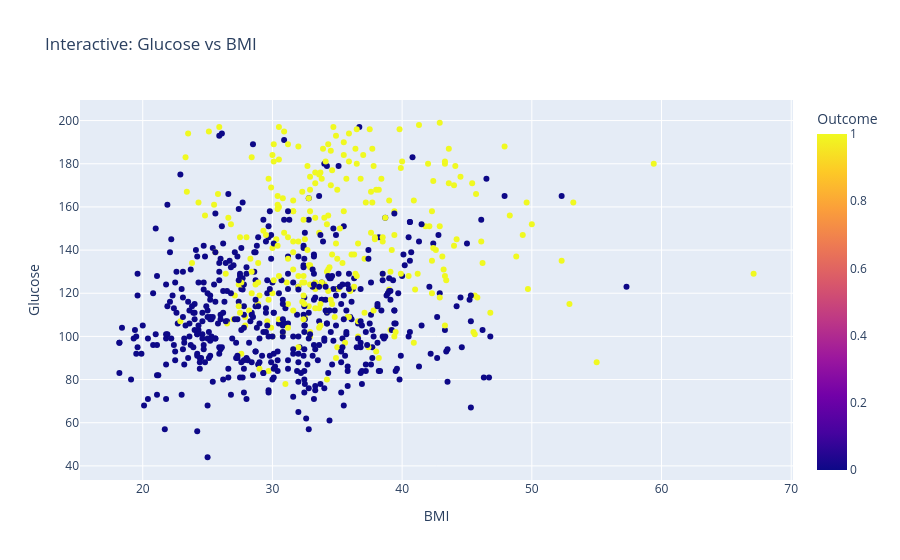

The cell this chart's notebook holds for it:
### Markdown cell above
#### Interactive Visualizations
#### this plot will help us see each patient glucose levels and bmi and will see the outcome if yellow then she is diabetic if blue she is not

### Code cell
fig = px.scatter(df, x="BMI", y="Glucose", color="Outcome",
                 title="Interactive: Glucose vs BMI")
fig.show()

### Figure 1 — Plotly figure (JSON) as saved in the notebook; plotly's stock layout.template omitted (floating-point values rounded to 4 significant figures; data arrays with more than 128 entries replaced by an {"elided": "..."} marker saying what was removed)
{"data": [{"hovertemplate": "BMI=%{x}<br>Glucose=%{y}<br>Outcome=%{marker.color}<extra></extra>", "legendgroup": "", "marker": {"color": {"elided": "768 int values"}, "coloraxis": "coloraxis", "symbol": "circle"}, "mode": "markers", "name": "", "orientation": "v", "showlegend": false, "type": "scatter", "x": {"elided": "768 float values"}, "xaxis": "x", "y": {"elided": "768 float values"}, "yaxis": "y"}], "layout": {"coloraxis": {"colorbar": {"title": {"text": "Outcome"}}, "colorscale": [[0, "#0d0887"], [0.1111, "#46039f"], [0.2222, "#7201a8"], [0.3333, "#9c179e"], [0.4444, "#bd3786"], [0.5556, "#d8576b"], [0.6667, "#ed7953"], [0.7778, "#fb9f3a"], [0.8889, "#fdca26"], [1, "#f0f921"]]}, "legend": {"tracegroupgap": 0}, "title": {"text": "Interactive: Glucose vs BMI"}, "xaxis": {"anchor": "y", "domain": [0, 1], "title": {"text": "BMI"}}, "yaxis": {"anchor": "x", "domain": [0, 1], "title": {"text": "Glucose"}}}}
